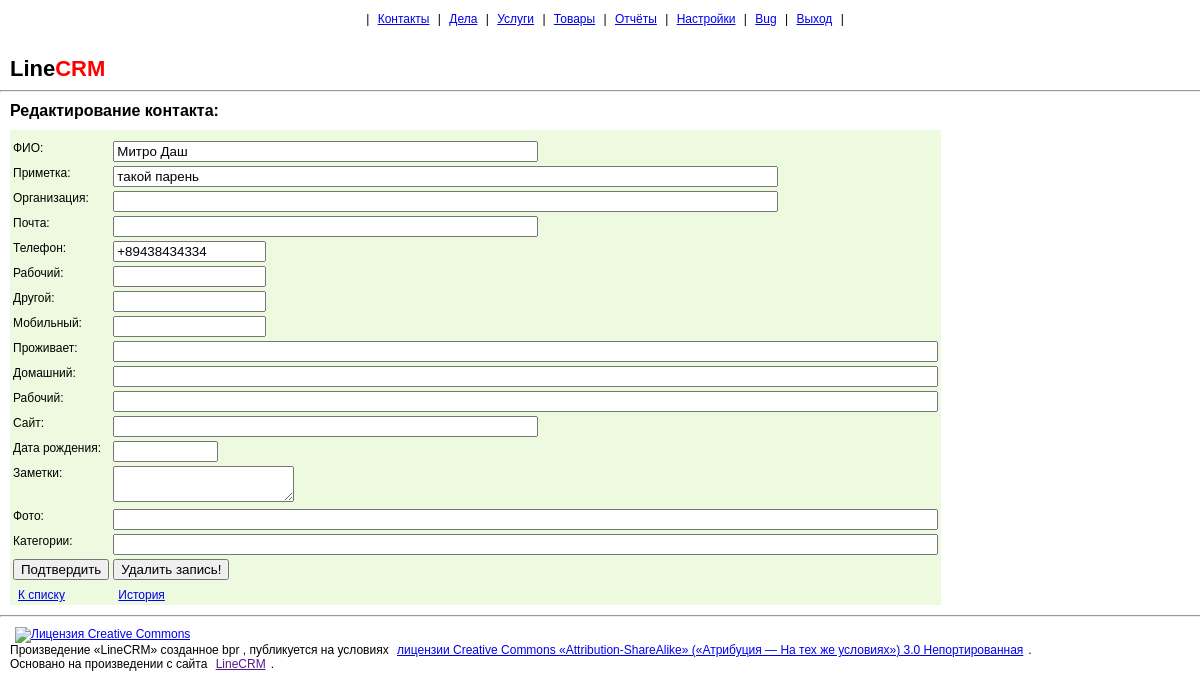
Page /editcont.php?key=1 (signed in) on the committed database.
### tables this page shows
CREATE TABLE IF NOT EXISTS `cont` (
  `id` bigint(19) unsigned NOT NULL,
  `fio` varchar(62) DEFAULT NULL,
  `whois` varchar(80) DEFAULT NULL,
  `organis` varchar(93) DEFAULT NULL,
  `emails` varchar(57) DEFAULT NULL,
  `telh` varchar(16) DEFAULT NULL,
  `fax` varchar(16) DEFAULT NULL,
  `mob2` varchar(16) DEFAULT NULL,
  `mob1` varchar(16) DEFAULT NULL,
  `addr` varchar(148) DEFAULT NULL,
  `addrh` varchar(100) DEFAULT NULL,
  `addrw` varchar(80) DEFAULT NULL,
  `web` varchar(43) DEFAULT NULL,
  `birth` char(10) DEFAULT NULL,
  `note` varchar(4000) DEFAULT NULL,
  `foto` varchar(255) DEFAULT NULL,
  `cat` varchar(255) DEFAULT NULL
);

### editcont.php (the view, shortened to what this page needs)
<?php
include('./set_head.php');
include('./set_title.php');
include('./set_config.php');
@$Editid=$_GET['key']?$mysqli->real_escape_string($_GET['key']):$_POST['key'];
$Result=$mysqli->query("SELECT * FROM `cont` WHERE `id` =".intval($Editid));
$Item=$Result->fetch_assoc();
?>
<h4>Редактирование контакта:&nbsp</h4>
 <form name="EditItem" action="/editcont.php" method="POST">
 <table border="0">
	<tr><td></td><td><input name="key" type="hidden" value="<?php echo isset($_POST['key'])?$_POST['key']:$Item['id'];?>" ></input></td></tr>
	<tr><td></td><td><input name="searchstring" type="hidden" value="<?php echo isset($_POST['serchstring'])?$_POST['searchstring']:'searchsword';?>" ></input></td></tr>
	<tr><td>ФИО:</td><td><input name="fio" type="text" id="fio" size="50" maxlenght="62" value="<?php echo isset($_POST['fio'])?$_POST['fio']:$Item['fio'];?>" ></input></td></tr>
	<tr><td>Приметка:</td><td><input name="whois" type="text" id="whois" size="80" maxlenght="80" value="<?php echo isset($_POST['whois'])?$_POST['whois']:$Item['whois'];?>" ></input></td></tr>
	<tr><td>Организация:</td><td><input name="organis" type="text" id="organis" size="80" maxlenght="93" value="<?php echo isset($_POST['organis'])?$_POST['organis']:$Item['organis'];?>" ></input></td></tr>
	<tr><td>Почта:</td><td><input name="emails" type="text" id="emails" size="50" maxlenght="57" value="<?php echo isset($_POST['emails'])?$_POST['emails']:$Item['emails'];?>" ></input></td></tr>
	<tr><td>Телефон:</td><td><input name="telh" type="text" id="telh" size="16" maxlenght="16" value="<?php echo isset($_POST['telh'])?$_POST['telh']:$Item['telh'];?>" ></input></td></tr>
	<tr><td>Рабочий:</td><td><input name="fax" type="text" id="fax" size="16" maxlenght="16" value="<?php echo isset($_POST['fax'])?$_POST['fax']:$Item['fax'];?>" ></input></td></tr>
	<tr><td>Другой:</td><td><input name="mob2" type="text" id="mob2" size="16" maxlenght="16" value="<?php echo isset($_POST['mob2'])?$_POST['mob2']:$Item['mob2'];?>" ></input></td></tr>
	<tr><td>Мобильный:</td><td><input name="mob1" type="text" id="mob1" size="16" maxlenght="16" value="<?php echo isset($_POST['mob1'])?$_POST['mob1']:$Item['mob1'];?>" ></input></td></tr>
	<tr><td>Проживает:</td><td><input name="addr" type="text" id="addr" size="100" maxlenght="148" value="<?php echo isset($_POST['addr'])?$_POST['addr']:$Item['addr'];?>" ></input></td></tr>
	<tr><td>Домашний:</td><td><input name="addrh" type="text" id="addrh" size="100" maxlenght="100" value="<?php echo isset($_POST['addrh'])?$_POST['addrh']:$Item['addrh'];?>" ></input></td></tr>
	<tr><td>Рабочий:</td><td><input name="addrw" type="text" id="addrw" size="100" maxlenght="80" value="<?php echo isset($_POST['addrw'])?$_POST['addrw']:$Item['addrw'];?>" ></input></td></tr>
	<tr><td>Сайт:</td><td><input name="web" type="text" id="web" size="50" maxlenght="43" value="<?php echo isset($_POST['web'])?$_POST['web']:$Item['web'];?>" ></input></td></tr>
	<tr><td>Дата рождения:</td><td><input name="birth" type="text" size="10" id="birth" maxlenght="10" value="<?php echo isset($_POST['birth'])?$_POST['birth']:$Item['birth'];?>" ></input></td></tr>
	<tr><td>Заметки:</td><td><textarea name="note" type="text" maxlenght="4000" id="note"><?php echo isset($_POST['note'])?$_POST['note']:$Item['note'];?></textarea></td></tr>
	<tr><td>Фото:</td><td><input name="foto" type="text" id="foto" size="100" maxlenght="255" value="<?php echo isset($_POST['foto'])?$_POST['foto']:$Item['foto'];?>" ></input></td></tr>
	<tr><td>Категории:</td><td><input name="cat" type="text" id="cat" size="100" maxlenght="255" value="<?php echo isset($_POST['cat'])?$_POST['cat']:$Item['cat'];?>" ></input></td></tr>
	 <?php if (!isset($_POST["deleterecord"])){ echo '<tr><td><BUTTON name="saverecord" value="TRUE" type="submit" autofocus>Подтвердить</BUTTON></td><td><BUTTON name="deleterecord" value=TRUE type="submit">Удалить запись!</BUTTON></td></tr>';} ?>
	<tr><td></td><td></td></tr>
	<tr><td><a href="/listcont.php">К списку</a></td><td><a href="/listtalk.php?key=<?php echo $Item['id']; ?>">История</a></td></tr>
</table>
   </form>
<?php include('./set_foot.php');

### style.css (style rules this page uses)
a { font-size: 16px; font-family: sans-serif; }
body { margin: 0px; }
a, p, td, tr, footer { font-size: 12px; font-family: sans-serif; }
a { margin: 5px; margin-top: 10px; }
table,h3,h4,b, footer { margin: 10px; }
table { border: 1px; background:#EDFADF; }
h4 { font-size: 16px; font-family: sans-serif; font-weight: bold; }
tr, td { vertical-align: top; }

### rows in the picture
cont: fio "Митро Даш", whois "такой парень", telh "+89438434334"
